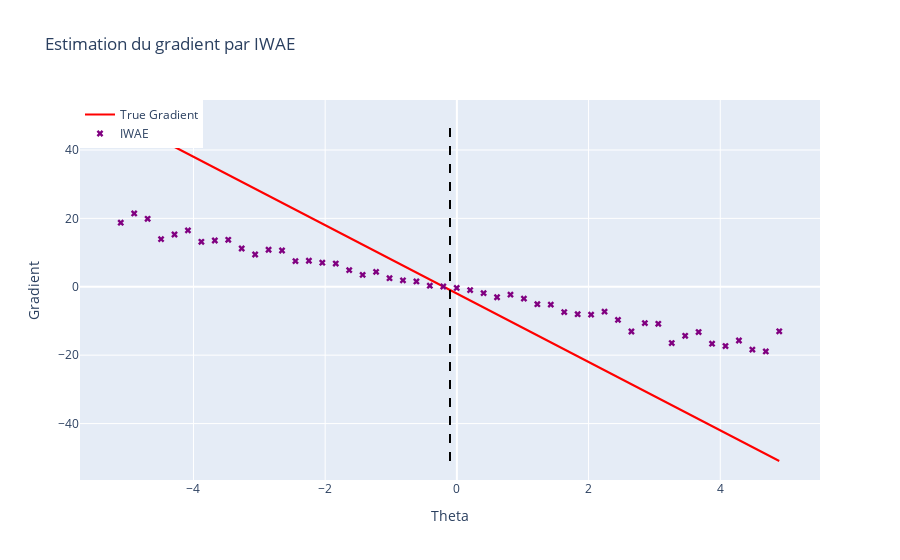

Source (notebook cell):
### Markdown cell above
Fixons k_IWAE = 5 et comparons les résultats :

### Code cell
Code.plot_gradient(r, x, noised_A, noised_b, theta_true, n_simulations, 'IWAE')
